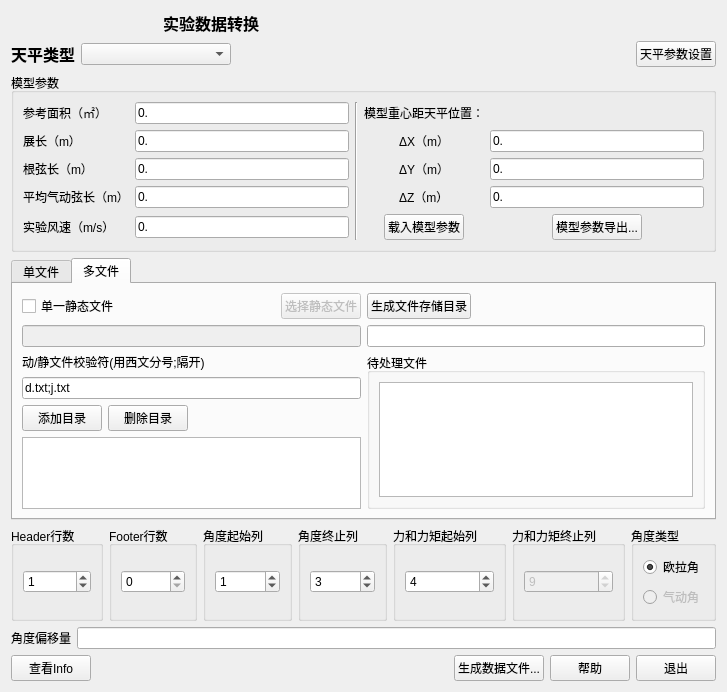
<?xml version="1.0" encoding="UTF-8"?>
<ui version="4.0">
 <class>dataTransWidget</class>
 <widget class="QWidget" name="dataTransWidget">
  <property name="geometry">
   <rect>
    <x>0</x>
    <y>0</y>
    <width>675</width>
    <height>640</height>
   </rect>
  </property>
  <property name="windowTitle">
   <string>天平数据转换</string>
  </property>
  <property name="windowIcon">
   <iconset resource="imgs.qrc">
    <normaloff>:/imgs/airplane.png</normaloff>:/imgs/airplane.png</iconset>
  </property>
  <layout class="QVBoxLayout" name="verticalLayout_5">
   <item>
    <layout class="QHBoxLayout" name="horizontalLayout_2">
     <item>
      <spacer name="horizontalSpacer_6">
       <property name="orientation">
        <enum>Qt::Horizontal</enum>
       </property>
       <property name="sizeHint" stdset="0">
        <size>
         <width>40</width>
         <height>20</height>
        </size>
       </property>
      </spacer>
     </item>
     <item>
      <widget class="QLabel" name="label_5">
       <property name="font">
        <font>
         <pointsize>12</pointsize>
         <weight>75</weight>
         <bold>true</bold>
         <kerning>true</kerning>
        </font>
       </property>
       <property name="text">
        <string>实验数据转换</string>
       </property>
      </widget>
     </item>
     <item>
      <spacer name="horizontalSpacer_4">
       <property name="orientation">
        <enum>Qt::Horizontal</enum>
       </property>
       <property name="sizeHint" stdset="0">
        <size>
         <width>40</width>
         <height>20</height>
        </size>
       </property>
      </spacer>
     </item>
     <item>
      <spacer name="horizontalSpacer_5">
       <property name="orientation">
        <enum>Qt::Horizontal</enum>
       </property>
       <property name="sizeHint" stdset="0">
        <size>
         <width>40</width>
         <height>20</height>
        </size>
       </property>
      </spacer>
     </item>
     <item>
      <spacer name="horizontalSpacer">
       <property name="orientation">
        <enum>Qt::Horizontal</enum>
       </property>
       <property name="sizeHint" stdset="0">
        <size>
         <width>40</width>
         <height>20</height>
        </size>
       </property>
      </spacer>
     </item>
    </layout>
   </item>
   <item>
    <layout class="QHBoxLayout" name="horizontalLayout_17">
     <item>
      <widget class="QLabel" name="label_11">
       <property name="palette">
        <palette>
         <active>
          <colorrole role="WindowText">
           <brush brushstyle="SolidPattern">
            <color alpha="255">
             <red>0</red>
             <green>0</green>
             <blue>0</blue>
            </color>
           </brush>
          </colorrole>
         </active>
         <inactive>
          <colorrole role="WindowText">
           <brush brushstyle="SolidPattern">
            <color alpha="255">
             <red>0</red>
             <green>0</green>
             <blue>0</blue>
            </color>
           </brush>
          </colorrole>
         </inactive>
         <disabled>
          <colorrole role="WindowText">
           <brush brushstyle="SolidPattern">
            <color alpha="255">
             <red>120</red>
             <green>120</green>
             <blue>120</blue>
            </color>
           </brush>
          </colorrole>
         </disabled>
        </palette>
       </property>
       <property name="font">
        <font>
         <pointsize>12</pointsize>
         <weight>75</weight>
         <bold>true</bold>
        </font>
       </property>
       <property name="text">
        <string>天平类型</string>
       </property>
      </widget>
     </item>
     <item>
      <widget class="QComboBox" name="cbBalanceSty">
       <property name="minimumSize">
        <size>
         <width>150</width>
         <height>0</height>
        </size>
       </property>
       <property name="focusPolicy">
        <enum>Qt::StrongFocus</enum>
       </property>
       <property name="toolTip">
        <string>选择天平类型</string>
       </property>
       <property name="statusTip">
        <string/>
       </property>
      </widget>
     </item>
     <item>
      <spacer name="horizontalSpacer_9">
       <property name="orientation">
        <enum>Qt::Horizontal</enum>
       </property>
       <property name="sizeHint" stdset="0">
        <size>
         <width>40</width>
         <height>20</height>
        </size>
       </property>
      </spacer>
     </item>
     <item>
      <widget class="QPushButton" name="pbtnBalanceParamsSetting">
       <property name="text">
        <string>天平参数设置</string>
       </property>
      </widget>
     </item>
    </layout>
   </item>
   <item>
    <widget class="QGroupBox" name="groupBox">
     <property name="title">
      <string>模型参数</string>
     </property>
     <layout class="QVBoxLayout" name="verticalLayout_2">
      <item>
       <layout class="QGridLayout" name="gridLayout">
        <item row="1" column="0">
         <widget class="QLabel" name="label_2">
          <property name="text">
           <string>展长（m）</string>
          </property>
          <property name="buddy">
           <cstring>txtModelSpan</cstring>
          </property>
         </widget>
        </item>
        <item row="0" column="0">
         <widget class="QLabel" name="label">
          <property name="text">
           <string>参考面积（㎡）</string>
          </property>
          <property name="buddy">
           <cstring>txtModelArea</cstring>
          </property>
         </widget>
        </item>
        <item row="0" column="1">
         <widget class="QLineEdit" name="txtModelArea">
          <property name="autoFillBackground">
           <bool>false</bool>
          </property>
          <property name="text">
           <string>0.</string>
          </property>
         </widget>
        </item>
        <item row="0" column="3">
         <widget class="QLabel" name="label_6">
          <property name="text">
           <string>模型重心距天平位置：</string>
          </property>
         </widget>
        </item>
        <item row="2" column="4">
         <widget class="QLineEdit" name="txtDeltaY">
          <property name="text">
           <string>0.</string>
          </property>
         </widget>
        </item>
        <item row="1" column="4">
         <widget class="QLineEdit" name="txtDeltaX">
          <property name="text">
           <string>0.</string>
          </property>
         </widget>
        </item>
        <item row="3" column="4">
         <widget class="QLineEdit" name="txtDeltaZ">
          <property name="text">
           <string>0.</string>
          </property>
         </widget>
        </item>
        <item row="1" column="3" alignment="Qt::AlignHCenter">
         <widget class="QLabel" name="label_7">
          <property name="text">
           <string>ΔX（m）</string>
          </property>
          <property name="buddy">
           <cstring>txtDeltaX</cstring>
          </property>
         </widget>
        </item>
        <item row="2" column="3" alignment="Qt::AlignHCenter">
         <widget class="QLabel" name="label_8">
          <property name="text">
           <string>ΔY（m）</string>
          </property>
          <property name="buddy">
           <cstring>txtDeltaY</cstring>
          </property>
         </widget>
        </item>
        <item row="3" column="3" alignment="Qt::AlignHCenter">
         <widget class="QLabel" name="label_9">
          <property name="text">
           <string>ΔZ（m）</string>
          </property>
          <property name="buddy">
           <cstring>txtDeltaZ</cstring>
          </property>
         </widget>
        </item>
        <item row="1" column="1">
         <widget class="QLineEdit" name="txtModelSpan">
          <property name="text">
           <string>0.</string>
          </property>
         </widget>
        </item>
        <item row="4" column="0">
         <widget class="QLabel" name="label_4">
          <property name="text">
           <string>实验风速（m/s）</string>
          </property>
          <property name="buddy">
           <cstring>txtWindSpeed</cstring>
          </property>
         </widget>
        </item>
        <item row="4" column="1">
         <widget class="QLineEdit" name="txtWindSpeed">
          <property name="text">
           <string>0.</string>
          </property>
         </widget>
        </item>
        <item row="3" column="0">
         <widget class="QLabel" name="label_3">
          <property name="text">
           <string>平均气动弦长（m）</string>
          </property>
          <property name="buddy">
           <cstring>txtModelRefChord</cstring>
          </property>
         </widget>
        </item>
        <item row="3" column="1">
         <widget class="QLineEdit" name="txtModelRefChord">
          <property name="text">
           <string>0.</string>
          </property>
         </widget>
        </item>
        <item row="2" column="0">
         <widget class="QLabel" name="label_10">
          <property name="text">
           <string>根弦长（m）</string>
          </property>
          <property name="buddy">
           <cstring>txtModelRootChord</cstring>
          </property>
         </widget>
        </item>
        <item row="2" column="1">
         <widget class="QLineEdit" name="txtModelRootChord">
          <property name="text">
           <string>0.</string>
          </property>
         </widget>
        </item>
        <item row="0" column="2" rowspan="5">
         <widget class="Line" name="line">
          <property name="orientation">
           <enum>Qt::Vertical</enum>
          </property>
         </widget>
        </item>
        <item row="4" column="4" alignment="Qt::AlignHCenter">
         <widget class="QPushButton" name="pbtnModelDataExport">
          <property name="focusPolicy">
           <enum>Qt::StrongFocus</enum>
          </property>
          <property name="text">
           <string>模型参数导出...</string>
          </property>
         </widget>
        </item>
        <item row="4" column="3" alignment="Qt::AlignHCenter">
         <widget class="QPushButton" name="pbtnModelDataInput">
          <property name="text">
           <string>载入模型参数</string>
          </property>
         </widget>
        </item>
       </layout>
      </item>
     </layout>
    </widget>
   </item>
   <item>
    <widget class="QTabWidget" name="tabWidget">
     <property name="currentIndex">
      <number>1</number>
     </property>
     <widget class="QWidget" name="tabSingleFile">
      <attribute name="title">
       <string>单文件</string>
      </attribute>
      <layout class="QVBoxLayout" name="verticalLayout_3">
       <item>
        <widget class="QGroupBox" name="groupBox_2">
         <property name="title">
          <string>数据文件</string>
         </property>
         <layout class="QVBoxLayout" name="verticalLayout">
          <item>
           <layout class="QGridLayout" name="gridLayout_2">
            <item row="0" column="1" colspan="3">
             <widget class="QLabel" name="label_16">
              <property name="text">
               <string>请选择原始数据文件目录：</string>
              </property>
             </widget>
            </item>
            <item row="6" column="2">
             <widget class="QLineEdit" name="txtAeroFile"/>
            </item>
            <item row="6" column="3">
             <widget class="QPushButton" name="pbtnAeroFile">
              <property name="text">
               <string>...</string>
              </property>
             </widget>
            </item>
            <item row="2" column="3">
             <widget class="QPushButton" name="pbtnDynamicFile">
              <property name="text">
               <string>...</string>
              </property>
             </widget>
            </item>
            <item row="1" column="2">
             <widget class="QLineEdit" name="txtStaticFile"/>
            </item>
            <item row="7" column="1" colspan="3">
             <widget class="Line" name="line_3">
              <property name="orientation">
               <enum>Qt::Horizontal</enum>
              </property>
             </widget>
            </item>
            <item row="2" column="2">
             <widget class="QLineEdit" name="txtDynamicFile"/>
            </item>
            <item row="5" column="1">
             <widget class="QLabel" name="label_13">
              <property name="text">
               <string>体轴文件</string>
              </property>
              <property name="buddy">
               <cstring>txtBodyFile</cstring>
              </property>
             </widget>
            </item>
            <item row="6" column="1">
             <widget class="QLabel" name="label_15">
              <property name="text">
               <string>风轴文件</string>
              </property>
              <property name="buddy">
               <cstring>txtAeroFile</cstring>
              </property>
             </widget>
            </item>
            <item row="1" column="3">
             <widget class="QPushButton" name="pbtnStaticFile">
              <property name="text">
               <string>...</string>
              </property>
             </widget>
            </item>
            <item row="1" column="1">
             <widget class="QLabel" name="label_12">
              <property name="text">
               <string>静态文件</string>
              </property>
              <property name="buddy">
               <cstring>txtStaticFile</cstring>
              </property>
             </widget>
            </item>
            <item row="5" column="2">
             <widget class="QLineEdit" name="txtBodyFile"/>
            </item>
            <item row="2" column="1">
             <widget class="QLabel" name="label_14">
              <property name="text">
               <string>动态文件</string>
              </property>
              <property name="buddy">
               <cstring>txtDynamicFile</cstring>
              </property>
             </widget>
            </item>
            <item row="3" column="1" colspan="3">
             <widget class="Line" name="line_2">
              <property name="orientation">
               <enum>Qt::Horizontal</enum>
              </property>
             </widget>
            </item>
            <item row="5" column="3">
             <widget class="QPushButton" name="pbtnBodyFile">
              <property name="text">
               <string>...</string>
              </property>
             </widget>
            </item>
            <item row="4" column="1" colspan="3">
             <widget class="QLabel" name="label_17">
              <property name="text">
               <string>选择生成数据文件目录：</string>
              </property>
             </widget>
            </item>
           </layout>
          </item>
         </layout>
        </widget>
       </item>
      </layout>
     </widget>
     <widget class="QWidget" name="tabBatchFile">
      <attribute name="title">
       <string>多文件</string>
      </attribute>
      <layout class="QHBoxLayout" name="horizontalLayout_15">
       <item>
        <layout class="QVBoxLayout" name="verticalLayout_6">
         <item>
          <layout class="QHBoxLayout" name="horizontalLayout_10">
           <item>
            <widget class="QCheckBox" name="chbBatchStaticFile">
             <property name="text">
              <string>单一静态文件</string>
             </property>
            </widget>
           </item>
           <item>
            <spacer name="horizontalSpacer_2">
             <property name="orientation">
              <enum>Qt::Horizontal</enum>
             </property>
             <property name="sizeHint" stdset="0">
              <size>
               <width>40</width>
               <height>20</height>
              </size>
             </property>
            </spacer>
           </item>
           <item>
            <widget class="QPushButton" name="pbtnBatchStaticFile">
             <property name="enabled">
              <bool>false</bool>
             </property>
             <property name="text">
              <string>选择静态文件</string>
             </property>
            </widget>
           </item>
          </layout>
         </item>
         <item>
          <widget class="QLineEdit" name="txtBatchStaticFile">
           <property name="enabled">
            <bool>false</bool>
           </property>
          </widget>
         </item>
         <item>
          <layout class="QVBoxLayout" name="verticalLayout_4">
           <item>
            <widget class="QLabel" name="label_19">
             <property name="text">
              <string>动/静文件校验符(用西文分号;隔开)</string>
             </property>
            </widget>
           </item>
           <item>
            <widget class="QLineEdit" name="txtBatchDynFileReg">
             <property name="text">
              <string>d.txt;j.txt</string>
             </property>
            </widget>
           </item>
          </layout>
         </item>
         <item>
          <layout class="QHBoxLayout" name="horizontalLayout_11">
           <item>
            <widget class="QPushButton" name="pbtnBatchAddDir">
             <property name="text">
              <string>添加目录</string>
             </property>
            </widget>
           </item>
           <item>
            <widget class="QPushButton" name="pbtnBatchDelDir">
             <property name="text">
              <string>删除目录</string>
             </property>
            </widget>
           </item>
           <item>
            <spacer name="horizontalSpacer_7">
             <property name="orientation">
              <enum>Qt::Horizontal</enum>
             </property>
             <property name="sizeHint" stdset="0">
              <size>
               <width>40</width>
               <height>20</height>
              </size>
             </property>
            </spacer>
           </item>
          </layout>
         </item>
         <item>
          <widget class="QListWidget" name="listWidgetBatchDirs"/>
         </item>
        </layout>
       </item>
       <item>
        <layout class="QVBoxLayout" name="verticalLayout_8">
         <item>
          <layout class="QHBoxLayout" name="horizontalLayout_13">
           <item>
            <widget class="QPushButton" name="pbtnBatchResultDir">
             <property name="text">
              <string>生成文件存储目录</string>
             </property>
            </widget>
           </item>
           <item>
            <spacer name="horizontalSpacer_8">
             <property name="orientation">
              <enum>Qt::Horizontal</enum>
             </property>
             <property name="sizeHint" stdset="0">
              <size>
               <width>40</width>
               <height>20</height>
              </size>
             </property>
            </spacer>
           </item>
          </layout>
         </item>
         <item>
          <widget class="QLineEdit" name="txtBatchResultDir"/>
         </item>
         <item>
          <widget class="QGroupBox" name="groupBox_10">
           <property name="title">
            <string>待处理文件</string>
           </property>
           <layout class="QHBoxLayout" name="horizontalLayout_12">
            <item>
             <widget class="QListWidget" name="listWidgetBatchFiles"/>
            </item>
           </layout>
          </widget>
         </item>
        </layout>
       </item>
      </layout>
     </widget>
    </widget>
   </item>
   <item>
    <spacer name="verticalSpacer">
     <property name="orientation">
      <enum>Qt::Vertical</enum>
     </property>
     <property name="sizeHint" stdset="0">
      <size>
       <width>20</width>
       <height>40</height>
      </size>
     </property>
    </spacer>
   </item>
   <item>
    <layout class="QHBoxLayout" name="horizontalLayout">
     <item>
      <widget class="QGroupBox" name="groupBox_3">
       <property name="minimumSize">
        <size>
         <width>0</width>
         <height>0</height>
        </size>
       </property>
       <property name="title">
        <string>Header行数</string>
       </property>
       <layout class="QHBoxLayout" name="horizontalLayout_3">
        <item>
         <widget class="QSpinBox" name="spbFileHeaderNums">
          <property name="maximum">
           <number>50</number>
          </property>
          <property name="value">
           <number>1</number>
          </property>
         </widget>
        </item>
       </layout>
      </widget>
     </item>
     <item>
      <widget class="QGroupBox" name="groupBox_4">
       <property name="minimumSize">
        <size>
         <width>0</width>
         <height>0</height>
        </size>
       </property>
       <property name="title">
        <string>Footer行数</string>
       </property>
       <layout class="QHBoxLayout" name="horizontalLayout_5">
        <item>
         <widget class="QSpinBox" name="spbFileFooterNums">
          <property name="maximum">
           <number>50</number>
          </property>
          <property name="value">
           <number>0</number>
          </property>
         </widget>
        </item>
       </layout>
      </widget>
     </item>
     <item>
      <widget class="QGroupBox" name="groupBox_5">
       <property name="minimumSize">
        <size>
         <width>0</width>
         <height>0</height>
        </size>
       </property>
       <property name="title">
        <string>角度起始列</string>
       </property>
       <layout class="QHBoxLayout" name="horizontalLayout_6">
        <item>
         <widget class="QSpinBox" name="spbAngleStartCol">
          <property name="maximum">
           <number>50</number>
          </property>
          <property name="value">
           <number>1</number>
          </property>
         </widget>
        </item>
       </layout>
      </widget>
     </item>
     <item>
      <widget class="QGroupBox" name="groupBox_6">
       <property name="minimumSize">
        <size>
         <width>0</width>
         <height>0</height>
        </size>
       </property>
       <property name="title">
        <string>角度终止列</string>
       </property>
       <layout class="QHBoxLayout" name="horizontalLayout_7">
        <item>
         <widget class="QSpinBox" name="spbAngleEndCol">
          <property name="maximum">
           <number>50</number>
          </property>
          <property name="value">
           <number>3</number>
          </property>
         </widget>
        </item>
       </layout>
      </widget>
     </item>
     <item>
      <widget class="QGroupBox" name="groupBox_7">
       <property name="minimumSize">
        <size>
         <width>0</width>
         <height>0</height>
        </size>
       </property>
       <property name="title">
        <string>力和力矩起始列</string>
       </property>
       <layout class="QHBoxLayout" name="horizontalLayout_8">
        <item>
         <widget class="QSpinBox" name="spbForceStartCol">
          <property name="sizePolicy">
           <sizepolicy hsizetype="Minimum" vsizetype="Fixed">
            <horstretch>0</horstretch>
            <verstretch>0</verstretch>
           </sizepolicy>
          </property>
          <property name="maximum">
           <number>50</number>
          </property>
          <property name="singleStep">
           <number>1</number>
          </property>
          <property name="value">
           <number>4</number>
          </property>
         </widget>
        </item>
       </layout>
      </widget>
     </item>
     <item>
      <widget class="QGroupBox" name="groupBox_8">
       <property name="minimumSize">
        <size>
         <width>0</width>
         <height>0</height>
        </size>
       </property>
       <property name="title">
        <string>力和力矩终止列</string>
       </property>
       <layout class="QHBoxLayout" name="horizontalLayout_9">
        <item>
         <widget class="QSpinBox" name="spbForceEndCol">
          <property name="enabled">
           <bool>false</bool>
          </property>
          <property name="sizePolicy">
           <sizepolicy hsizetype="Minimum" vsizetype="Fixed">
            <horstretch>0</horstretch>
            <verstretch>0</verstretch>
           </sizepolicy>
          </property>
          <property name="maximum">
           <number>50</number>
          </property>
          <property name="value">
           <number>9</number>
          </property>
         </widget>
        </item>
       </layout>
      </widget>
     </item>
     <item>
      <widget class="QGroupBox" name="groupBox_9">
       <property name="minimumSize">
        <size>
         <width>0</width>
         <height>0</height>
        </size>
       </property>
       <property name="title">
        <string>角度类型</string>
       </property>
       <layout class="QVBoxLayout" name="verticalLayout_7">
        <item>
         <widget class="QRadioButton" name="rbAngleEuler">
          <property name="text">
           <string>欧拉角</string>
          </property>
          <property name="checked">
           <bool>true</bool>
          </property>
         </widget>
        </item>
        <item>
         <widget class="QRadioButton" name="rbAngleAero">
          <property name="enabled">
           <bool>false</bool>
          </property>
          <property name="text">
           <string>气动角</string>
          </property>
         </widget>
        </item>
       </layout>
      </widget>
     </item>
    </layout>
   </item>
   <item>
    <layout class="QHBoxLayout" name="horizontalLayout_14">
     <item>
      <widget class="QLabel" name="label_18">
       <property name="text">
        <string>角度偏移量</string>
       </property>
      </widget>
     </item>
     <item>
      <widget class="QLineEdit" name="txtColumnOffset"/>
     </item>
    </layout>
   </item>
   <item>
    <layout class="QHBoxLayout" name="horizontalLayout_4">
     <item>
      <widget class="QPushButton" name="pbtnBalanceInfo">
       <property name="text">
        <string>查看Info</string>
       </property>
      </widget>
     </item>
     <item>
      <spacer name="horizontalSpacer_3">
       <property name="orientation">
        <enum>Qt::Horizontal</enum>
       </property>
       <property name="sizeHint" stdset="0">
        <size>
         <width>40</width>
         <height>20</height>
        </size>
       </property>
      </spacer>
     </item>
     <item>
      <widget class="QPushButton" name="pbtnGenerateFile">
       <property name="text">
        <string>生成数据文件...</string>
       </property>
      </widget>
     </item>
     <item>
      <widget class="QPushButton" name="pbtnHelp">
       <property name="text">
        <string>帮助</string>
       </property>
      </widget>
     </item>
     <item>
      <widget class="QPushButton" name="pbtnExit">
       <property name="text">
        <string>退出</string>
       </property>
      </widget>
     </item>
    </layout>
   </item>
  </layout>
 </widget>
 <resources>
  <include location="imgs.qrc"/>
 </resources>
 <connections>
  <connection>
   <sender>pbtnExit</sender>
   <signal>clicked()</signal>
   <receiver>dataTransWidget</receiver>
   <slot>close()</slot>
   <hints>
    <hint type="sourcelabel">
     <x>579</x>
     <y>580</y>
    </hint>
    <hint type="destinationlabel">
     <x>589</x>
     <y>532</y>
    </hint>
   </hints>
  </connection>
  <connection>
   <sender>chbBatchStaticFile</sender>
   <signal>toggled(bool)</signal>
   <receiver>pbtnBatchStaticFile</receiver>
   <slot>setEnabled(bool)</slot>
   <hints>
    <hint type="sourcelabel">
     <x>78</x>
     <y>247</y>
    </hint>
    <hint type="destinationlabel">
     <x>226</x>
     <y>246</y>
    </hint>
   </hints>
  </connection>
  <connection>
   <sender>chbBatchStaticFile</sender>
   <signal>toggled(bool)</signal>
   <receiver>txtBatchStaticFile</receiver>
   <slot>setEnabled(bool)</slot>
   <hints>
    <hint type="sourcelabel">
     <x>89</x>
     <y>250</y>
    </hint>
    <hint type="destinationlabel">
     <x>121</x>
     <y>279</y>
    </hint>
   </hints>
  </connection>
 </connections>
</ui>
